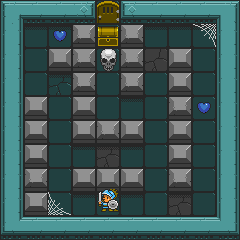

A level layout from a 2D game, rendered from its tile map. Below: a short description, then the map file with its tile-grid data intact:
An orthogonal 10x10 tile map with 24x24 px tiles, 4 tile layers (terrain, shadows, corners, objects), 3 tilesets.

<map version="1.0" tiledversion="2017.07.11" orientation="orthogonal" renderorder="right-down" width="10" height="10" tilewidth="24" tileheight="24" nextobjectid="1">
 <tileset firstgid="1" source="oryx_world2.tsx" />
 <tileset firstgid="3571" source="oryx_creatures.tsx" />
 <tileset firstgid="4057" source="oryx_items.tsx" />
 <layer name="terrain" width="10" height="10">
  <data encoding="csv">
525,520,520,521,514,519,520,520,520,526,
523,514,514,93,514,93,514,514,514,523,
523,514,8,93,514,93,6,8,514,523,
523,514,516,93,514,93,514,8,514,523,
523,8,514,8,514,514,514,93,514,523,
523,8,514,8,93,8,514,8,514,523,
523,8,514,514,6,514,514,8,514,523,
523,93,514,8,8,8,514,93,514,523,
523,8,514,514,514,514,514,6,514,523,
527,520,520,520,520,520,520,520,520,528
</data>
 </layer>
 <layer name="shadows" width="10" height="10">
  <data encoding="csv">
0,0,0,0,0,0,0,0,0,0,
0,374,374,0,0,0,374,374,374,0,
0,0,0,0,0,0,0,0,0,0,
0,0,374,0,0,0,0,0,0,0,
0,0,0,0,0,374,0,0,0,0,
0,0,0,0,0,0,0,0,0,0,
0,0,0,374,374,374,0,0,0,0,
0,0,0,0,0,0,0,0,0,0,
0,0,0,374,374,374,0,374,0,0,
0,0,0,0,0,0,0,0,0,0
</data>
 </layer>
 <layer name="corners" width="10" height="10">
  <data encoding="csv">
0,0,0,0,0,0,0,0,0,0,
0,0,0,0,0,0,0,0,625,0,
0,0,0,0,0,0,0,0,0,0,
0,0,0,0,0,0,0,0,0,0,
0,0,0,0,0,0,0,0,0,0,
0,0,0,0,0,0,0,0,0,0,
0,0,0,0,0,0,0,0,0,0,
0,0,0,0,0,0,0,0,0,0,
0,0,627,0,0,0,0,0,0,0,
0,0,0,0,0,0,0,0,0,0
</data>
 </layer>
 <layer name="objects" width="10" height="10">
  <data encoding="csv">
0,0,0,0,709,0,0,0,0,0,
0,0,4206,0,889,0,0,0,0,0,
0,0,0,0,1231,0,0,0,0,0,
0,0,0,0,0,0,0,0,0,0,
0,0,0,0,0,0,0,0,4206,0,
0,0,0,0,0,0,0,0,0,0,
0,0,0,0,0,0,0,0,0,0,
0,0,0,0,0,0,0,0,0,0,
0,0,0,0,3571,0,0,0,0,0,
0,0,0,0,0,0,0,0,0,0
</data>
 </layer>
</map>
